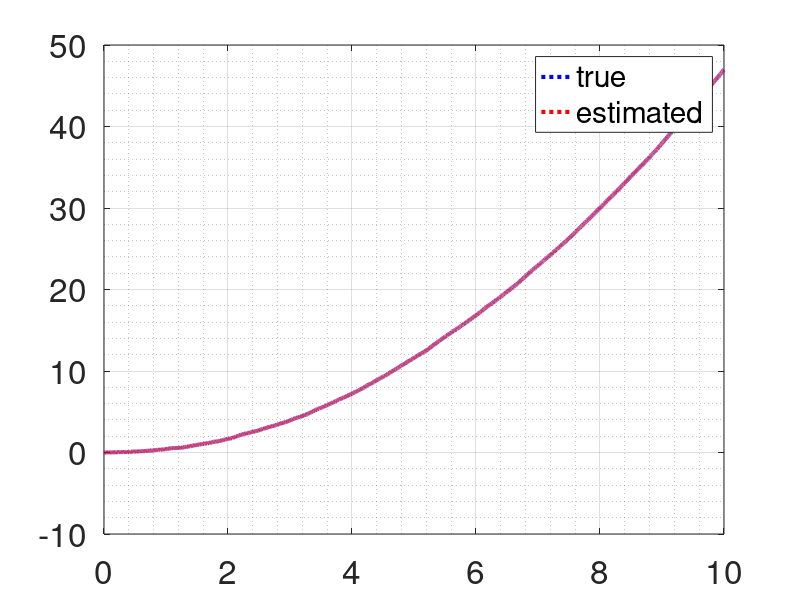

Write MATLAB code to recreate this figure.
% This is an example of Kalman Filter application for sensor fusion
% between acceleretion data (accelerometer) and 3 position data (GPS)

clear;
clc;

load acceleration.txt;
acceleration = acceleration/10;

dt = 0.001;

% system description
F = [1 dt; 0 1];
G = [0.5*dt^2;dt];
H = [1 0;1 0;1 0];         % using 3 position sensors

% error covariance matrix
Q = 0.01*eye(2);
R = [0.01 0 0;0 0.04 0;0 0 16]; % using 3 position sensors

% initial data
x    = [0;0];
xhat = [0;0];
Pplus = eye(2);

% for plotting
xArray    = [];
xhatArray = [];

for i=1:length(acceleration(:,2))
    
    xArray    = [xArray x];
    xhatArray = [xhatArray xhat];
    
    u = acceleration(i,2);
    
    x = F*x + G*u + sqrt(Q*dt)*[randn;randn];
    y = H*x + sqrt(R*dt)*[randn;randn;randn];    % 3 position sensors
    
    % Prediction
    xmin  = F*xhat + G*u;
    Pmin  = F*Pplus*F' + Q;
    % Update
    Sigma = inv(H*Pmin*H' + R);
    K     = Pmin*H'*Sigma;
    Pplus = (1-K*H)*Pmin;
    xhat  = xmin + K*(y-H*xmin);
end

plot(dt:dt:length(acceleration(:,2))*dt,xArray(1,:),':b','LineWidth',3)
hold on;
plot(dt:dt:length(acceleration(:,2))*dt,xhatArray(1,:),':r','LineWidth',3)
legend('true','estimated')
set(gca,'FontSize',24)
grid on;
grid minor;